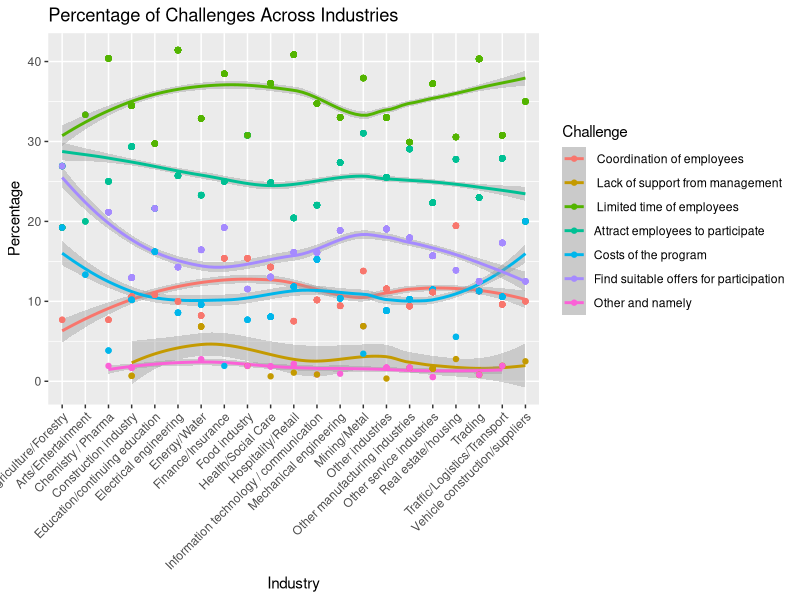
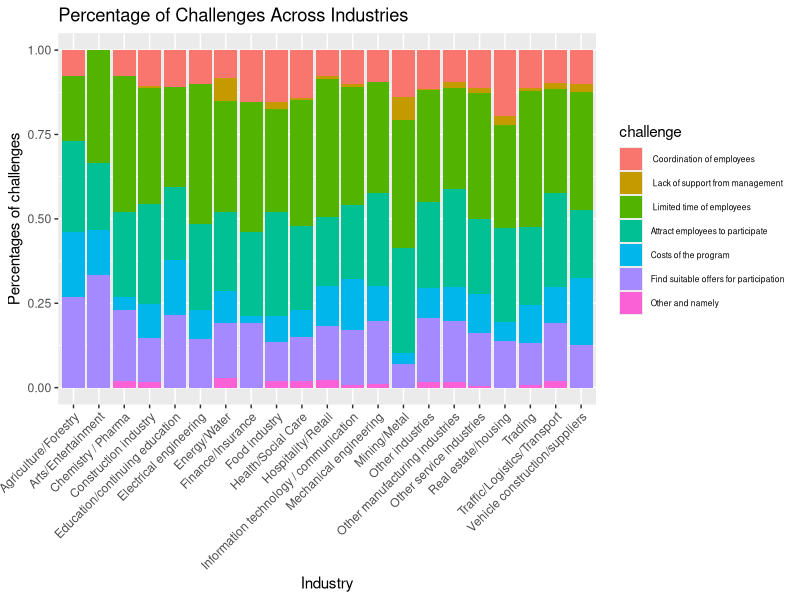
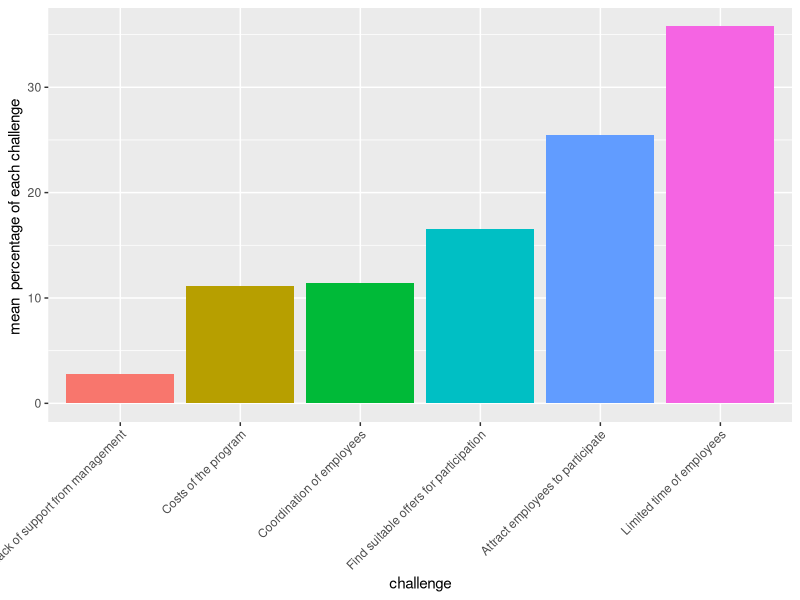
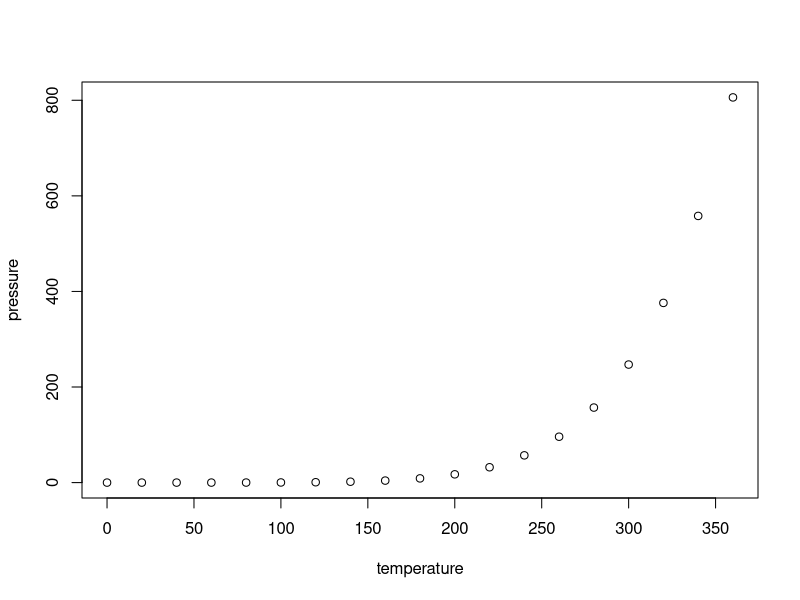

Generate these figures, in order, with R:
## ---- chunk 1
library(readxl)
library(dplyr)
library(ggplot2)
library(reshape2)
library(tidyr)
#This graphic shows the different challenges they encounter in different industries.
data<-read_excel("MUE.2022.for.LMU.xlsx")
df1 <- data %>% select(SERIAL,A003) #Extract the relevant columns
df2 <-data %>% select(SERIAL, E004_01,E004_02,E004_03,E004_04,E004_05,E004_06,E004_07) 
# Convert data from wide to long format
df_industry_long <- pivot_longer(df1,cols = -SERIAL,names_to = "industry", values_to = "element")
df_challenges_long <- pivot_longer(df2,cols = -SERIAL,names_to = "challenge", values_to = "element") 
df_industry_long <- na.omit(df_industry_long) #Remove all na values
df_challenges_long <- na.omit(df_challenges_long)
#df_challenges_long this is result
# Filter rows where the element is TRUE ,we only need the true one
df_challenges_long <- df_challenges_long[df_challenges_long$element ==TRUE,]
# Merge two dataframes,put the variables we need together
merged_df <- merge(df_industry_long, df_challenges_long, by ="SERIAL")
# Replace values in columns based on the maps
replacement_map <- c("1"="Construction industry",
                     "2"="Mining/Metal",
                     "3"="Education/continuing education",
                     "4"="Chemistry / Pharma",
                     "5"="Electrical engineering",
                     "6"="Energy/Water",
                     "7"="Vehicle construction/suppliers",
                     "8"="Finance/Insurance",
                     "9"="Hospitality/Retail",
                     "10"="Health/Social Care",
                     "11"="Real estate/housing",
                     "12"="Trading",
                     "13"="Information technology / communication",
                     "14"="Arts/Entertainment",
                     "15"="Agriculture/Forestry",
                     "16"="Mechanical engineering",
                     "17"="Food industry",
                     "18"="Traffic/Logistics/Transport",
                     "19"="Other service industries",
                     "20"="Other manufacturing industries",
                     "21"="Other industries")
replace2 <- c("E004_01"="Find suitable offers for participation", "E004_02"="Attract employees to participate", "E004_03"=" Coordination of employees", "E004_04"=" Limited time of employees", "E004_05"="Costs of the program", "E004_06"=" Lack of support from management", "E004_07"="Other and namely")
merged_df$element.x <- replacement_map[as.character(merged_df$element.x)]
merged_df$challenge <- replace2[merged_df$challenge]
merged_df <- na.omit(merged_df)
# Drop unnecessary columns and rename
merged_df$industry <- NULL
merged_df$element.y <- NULL
names(merged_df) <- c("SERIAL","industry","challenge") 
# Calculate percentages of each challenge in each industry
merged_df2 <- merged_df %>%
  group_by(industry) %>% 
  mutate(sum = n()) %>% #this is the sum of all the challenges in one industry
  group_by(industry,challenge) %>% 
  mutate(eachc = n())%>% #this variable eachc means the number of each challenge in one industry
  mutate(per = eachc / sum *100) #calculate the mean of each challenge in each industry
# select and include the columns we need
newdf <- select(merged_df2, challenge,per)
##calculate the mean of each challenge.it's worth mentioning that in this step we do not take industry factors into account
newdf2 <- newdf %>% group_by(challenge)%>% mutate(sum2 = n()) %>% mutate(percentage = sum(per)/sum2)
# Remove duplicate rows. percentage of each challenge needs to appear only once.
distinct_df <- newdf2 %>% distinct(challenge,percentage)
# Sort challenges by percentage
sort <- distinct_df$challenge[order(distinct_df$percentage)]
#create a new column and it is in sorted order
distinct_df$orderchallenge <- factor(distinct_df$challenge)
distinct_df$orderchallenge <- factor(distinct_df$challenge,levels = sort)
#this step is for ploting,we dont need the type of other and namely
distinct_df <- filter(distinct_df,challenge!="Other and namely")

#line plot
ggplot(merged_df2, aes(x = industry, y = per, color = challenge, group = challenge)) +
  geom_smooth( method = 'loess' , formula = 'y ~ x', aes(group = challenge)) +
  geom_point() +
  theme(axis.text.x = element_text(angle = 45, hjust = 1)) +
  labs(x = "Industry", y = "Percentage", color = "Challenge") +
  ggtitle("Percentage of Challenges Across Industries")

#Create a stacked bar chart showing challenge percentages across industries
ggplot(merged_df2)+
  geom_bar(mapping = aes(x=industry,fill= challenge), position = "fill")+
   theme(axis.text.x = element_text(angle = 45, hjust = 1))+
   theme(legend.text = element_text(size = 6))+
  labs(x = "Industry", y = "Percentages of challenges") +
  ggtitle("Percentage of Challenges Across Industries")

# Create a bar chart showing mean percentage of each challenge
ggplot(distinct_df,mapping = aes(x=orderchallenge, y=percentage,fill=orderchallenge))+
  geom_col()+
  guides(fill = FALSE)+
   theme(axis.text.x = element_text(angle = 45, hjust = 1))+
   theme(legend.text = element_text(size = 6))+
  labs(x = "challenge", y = "mean  percentage of each challenge ")


## ---- chunk 2
knitr::opts_chunk$set(echo = TRUE)
## ---- chunk 3
summary(cars)
## ---- chunk 4
plot(pressure)
